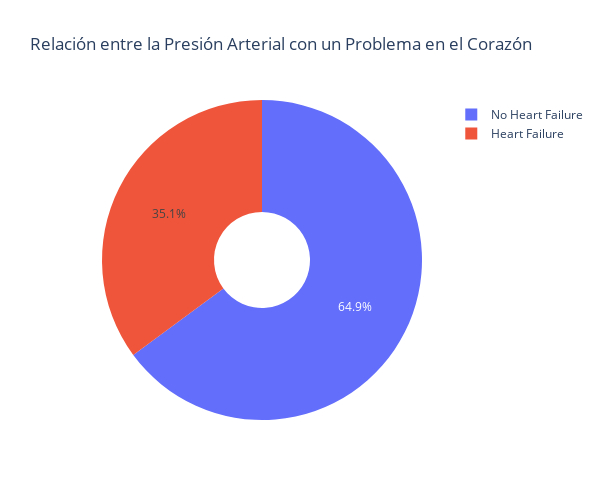

This figure's notebook cell:
### Code cell
high_blood_pressure = df_heart['high_blood_pressure'].value_counts().tolist()
death = ['No Heart Failure', 'Heart Failure']
# Use `hole` to create a donut-like pie chart
fig = go.Figure(data=[go.Pie(labels=death, values=high_blood_pressure, hole=.3,)])
fig.update_layout(
    width=600,
    height=500,
    title_text="Relación entre la Presión Arterial con un Problema en el Corazón",)
fig.show()

### Figure 1 — Plotly figure (JSON) as saved in the notebook; plotly's stock layout.template omitted (floating-point values rounded to 4 significant figures)
{"data": [{"hole": 0.3, "labels": ["No Heart Failure", "Heart Failure"], "type": "pie", "values": [194, 105]}], "layout": {"height": 500, "title": {"text": "Relación entre la Presión Arterial con un Problema en el Corazón"}, "width": 600}}
